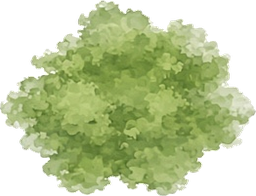
#> input picture art_src/terrain/floor1_v2/props_bushes_decals/s07_moss_decal_b.png, 256 x 196 px, given in place of s01_ground_moss.png, which was not available
$ python style_fix_v3.py
#> lines starting #> are read from the running program, lines starting #| are printed output that depends on the picture; after the words box and inside, x2 and y2 are one past the last pixel; in counts of white or black regions, pixels touching at a corner belong together; pictures that were not available may be replaced by others from this repository, and a replacement may not be noted
#!/usr/bin/env python3
"""style_fix_v3.py: 2026-10-21e tool-only style fixes on cut assets (no painting).
  decals: pulled toward the moss ground (colour = moss tile mean x the decal's own shading, sat x0.6, darker),
          alpha re-made as a soft irregular edge: distance-to-edge ramp (22 px) + low-frequency noise, max 0.8,
          so the pale rim of the AI cut fades out (no sticker edge).
  light:  cooler tint (less yellow), alpha blurred 4 px.
usage: style_fix_v3.py   (run from the repo root; paths fixed below)"""
import glob, os
import numpy as np
from PIL import Image, ImageFilter
from scipy import ndimage as nd

T = 'art_src/terrain/floor1_v2/'
rng = np.random.default_rng(7)
def lowfreq_noise(h, w, scale=24):
    n = rng.random((h // scale + 3, w // scale + 3))
    n = np.asarray(Image.fromarray((n * 255).astype(np.uint8)).resize((w + 2 * scale, h + 2 * scale), Image.BICUBIC)).astype(float) / 255
    return n[scale:scale + h, scale:scale + w]
moss = np.asarray(Image.open(T + 'tiles/s01_ground_moss.png').convert('RGB')).astype(float).reshape(-1, 3).mean(0)
#> moss = [106, 119.2, 73.62]
os.makedirs(T + 'decals_v3', exist_ok=True)
for p in sorted(glob.glob(T + 'props_bushes_decals/s07_moss_decal_*.png')):
    a = np.asarray(Image.open(p).convert('RGBA')).astype(float); rgb = a[..., :3]; al = a[..., 3] / 255
#> after `al = a[..., 3] / 255`:
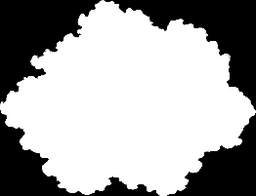
#> al: shape (196, 256) float64; min 0, max 1, mean 0.647
    pad = 24; a2 = np.pad(a, ((pad, pad), (pad, pad), (0, 0))); rgb = a2[..., :3]; al = a2[..., 3] / 255
#> after `rgb = a2[..., :3]`:
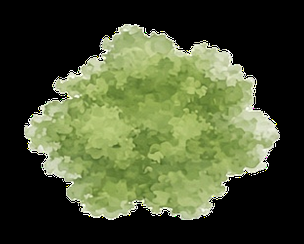
#> rgb: shape (244, 304, 3) float64; mean R, G, B 71.7, 80.6, 49.8
    lum = rgb @ [0.299, 0.587, 0.114]; inside = al > 0.5
#> after `inside = al > 0.5`:
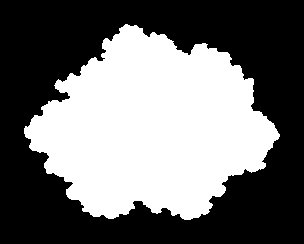
#> inside: shape (244, 304) bool; 43.7% white; 1 white region, box (x1, y1, x2, y2) and area: (24, 24, 280, 220) 32424
    shade = lum / max(lum[inside].mean(), 1)
    col = moss[None, None] * (0.86 + 0.5 * (shade[..., None] - 1)) * 0.95        # moss tile colour, decal's own light/dark
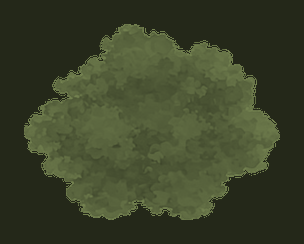
#> col: shape (244, 304, 3) float64; mean of channels 0, 1, 2 59.6, 67, 41.4; drawn as R, G, B
    g = col @ [0.299, 0.587, 0.114]; col = g[..., None] + (col - g[..., None]) * 0.75
#> after `g = col @ [0.299, 0.587, 0.114]`:
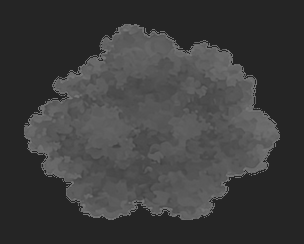
#> g: shape (244, 304) float64; min 37.63, max 120.6, mean 61.8
    dist = nd.distance_transform_edt(inside)
    ramp = np.clip(dist / 22.0, 0, 1)
    nz = lowfreq_noise(*al.shape)
    alpha = np.clip(ramp * 1.35 - nz * 0.5, 0, 1) * 0.8          # 0 outside the shape, noisy soft edge inside
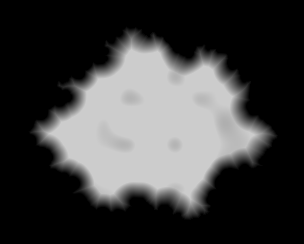
#> alpha: shape (244, 304) float64; min 0, max 0.8, mean 0.246
    alpha = np.asarray(Image.fromarray((alpha * 255).astype(np.uint8)).filter(ImageFilter.GaussianBlur(2))).astype(float)
    out = np.dstack([np.clip(col, 0, 255), alpha])
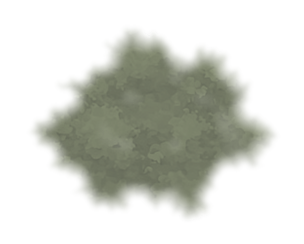
#> out: shape (244, 304, 4) float64; mean of channels 0, 1, 2, 3 60.1, 65.7, 46.5, 62.5; transparent parts drawn white
    Image.fromarray(out.astype(np.uint8), 'RGBA').save(T + 'decals_v3/' + os.path.basename(p))
os.makedirs(T + 'light_v3', exist_ok=True)
cool = np.array([236, 240, 222], float)
for p in sorted(glob.glob(T + 'light/s09_leaf_light_*.png')):
    im = Image.open(p).convert('RGBA'); pad = 16
    cv = Image.new('RGBA', (im.width + 2 * pad, im.height + 2 * pad)); cv.paste(im, (pad, pad))
    a = np.asarray(cv).astype(float); al = np.asarray(cv.getchannel('A').filter(ImageFilter.GaussianBlur(4))).astype(float) * 0.9
    lum = a[..., :3].max(2) / 255
    col = cool[None, None] * (0.85 + 0.15 * lum[..., None])
    Image.fromarray(np.dstack([np.clip(col, 0, 255), al]).astype(np.uint8), 'RGBA').save(T + 'light_v3/' + os.path.basename(p))
# U16 defringe: the gen2 icons were cut off a white sheet, so the 1-2 px anti-aliased rim is white-ish.
# Erode alpha by 1 px and pull the remaining partial pixels toward the dark outline colour.
U = 'art_src/ui/hud_v2/icons_u16/'
for p in sorted(glob.glob(U + 'u16_*.png')):
    im = Image.open(p).convert('RGBA')
    if im.info.get('defringed'): continue
    a = np.asarray(im).astype(float)
    al = np.asarray(im.getchannel('A').filter(ImageFilter.MinFilter(3))).astype(float)
    edge = (al > 0) & (al < 250)
    rgb = a[..., :3]; dark = np.array([46, 38, 32], float)
    t = (1 - al / 255.0)[..., None] * edge[..., None]
    rgb = rgb * (1 - t) + dark * t
    out = Image.fromarray(np.dstack([np.clip(rgb, 0, 255), al]).astype(np.uint8), 'RGBA')
    out.thumbnail((116, 116), Image.LANCZOS)                      # square 128 slot with 6 px margin, centred
    sq = Image.new('RGBA', (128, 128)); sq.paste(out, ((128 - out.width) // 2, (128 - out.height) // 2)); out = sq
    from PIL import PngImagePlugin; meta = PngImagePlugin.PngInfo(); meta.add_text('defringed', '1')
    out.save(p, pnginfo=meta)
import json
mf = U + 'manifest.json'
if os.path.exists(mf):
    m = json.load(open(mf))
    for v in m['items'].values(): v['size'] = [128, 128]; v['post'] = 'style_fix_v3: 1 px alpha erode + rim pulled to outline colour, fit 116 centred on 128'
    json.dump(m, open(mf, 'w'), indent=1, ensure_ascii=False)
print('ok')

$ run again, on art_src/ref/hero_sheet_v1.jpg
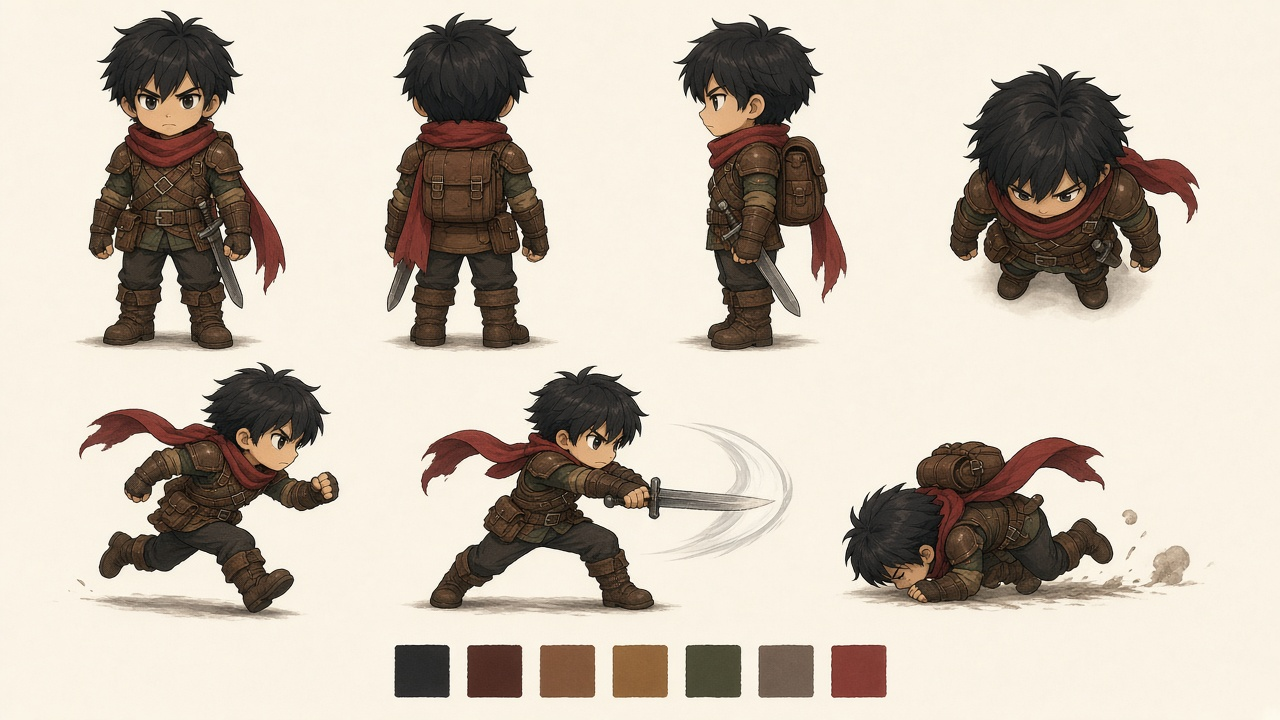
#> input picture art_src/ref/hero_sheet_v1.jpg, 1280 x 720 px, given in place of s01_ground_moss.png, which was not available
#> moss = [200.3, 189.6, 176.8]
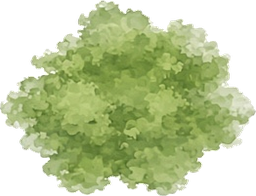
#> input picture art_src/terrain/floor1_v2/props_bushes_decals/s07_moss_decal_b.png, 256 x 196 px
#> inside: shape (244, 304) bool; 43.7% white; 1 white region, box (x1, y1, x2, y2) and area: (24, 24, 280, 220) 32424
#> `out = np.dstack([np.clip(col, 0, 255), alpha])`:
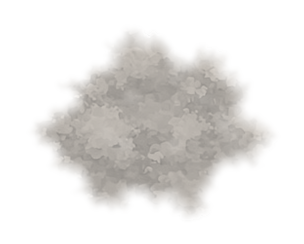
#> out: shape (244, 304, 4) float64; mean of channels 0, 1, 2, 3 111.3, 106.8, 101.4, 62.5; transparent parts drawn white
